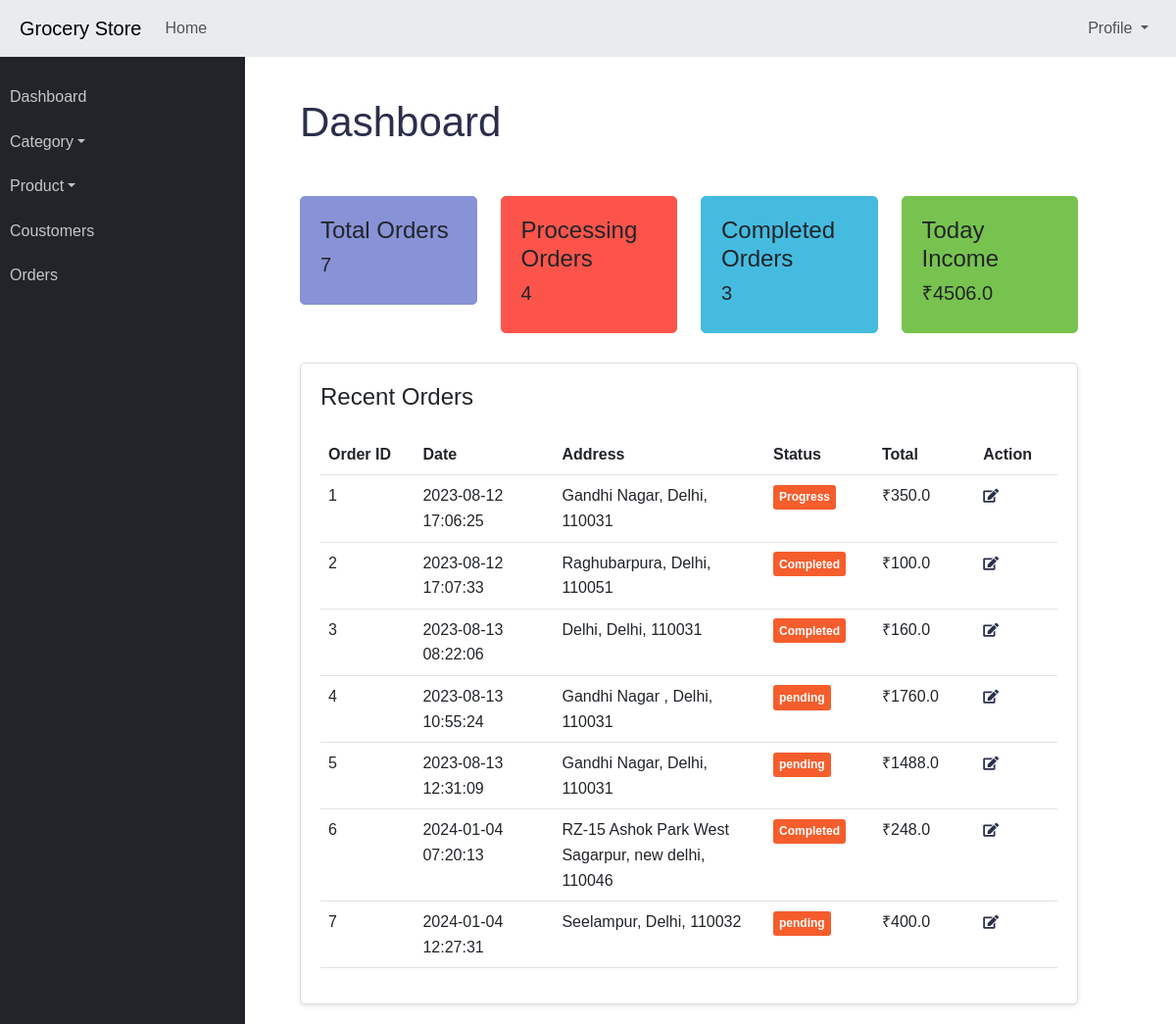
The page /admin (signed in) on the database its author committed.
### application/models.py (models this page shows)
class Order(db.Model):
    id = db.Column(db.Integer, primary_key=True)
    user_id = db.Column(db.Integer, db.ForeignKey('user.id'), nullable=False)
    bill_id = db.Column(db.Integer, db.ForeignKey('bill.id'), nullable=False)
    order_date = db.Column(db.DateTime, nullable=False, default=datetime.utcnow)
    total_amount = db.Column(db.Float, nullable=False)
    status = db.Column(db.String(100), nullable=False)
    bill = db.relationship('Bill', backref=db.backref('orders', lazy=True))
    user = db.relationship('User', backref=db.backref('orders', lazy=True))

class Bill(db.Model):
    __tablename__ = 'bill'
    id = db.Column(db.Integer, primary_key=True)
    fullname = db.Column(db.String(100), nullable=False)
    email = db.Column(db.String(100), nullable=False)
    phone = db.Column(db.Integer, nullable=False)
    address = db.Column(db.String(100), nullable=False)
    city = db.Column(db.String(100), nullable=False)
    zip = db.Column(db.Integer, nullable=False)
    payment_method = db.Column(db.String(100), nullable=False)
    user_id = db.Column(db.Integer, db.ForeignKey('user.id'), nullable=False)
    user = db.relationship('User', backref=db.backref('bills', lazy=True))

### application/controllers.py (the view)
@app.route('/admin')
@login_required
def admin():
    allorders = Order.query.all()
    total_amount = 0
    total_orders = 0
    completed_orders = 0
    for order in allorders:
        if order.status == 'Completed':
            completed_orders += 1
        total_orders += 1
        total_amount += order.total_amount
    rest_orders = total_orders - completed_orders
    return render_template('admin.html', allorders=allorders, total_amount=total_amount, total_orders=total_orders, completed_orders=completed_orders, rest_orders=rest_orders)

### templates/admin.html (shortened to what this page needs)
{% extends "admin_base.html" %}
{% block content %}
<div class="container-fluid">
    <h2 class="mt-30 page-title">Dashboard</h2>
    <div class="row">
        <div class="col-xl-3 col-md-6">
            <div class="dashboard-report-card purple">
                <div class="card-content">
                    <h4>Total Orders</h4>
                    <h5>{{total_orders}}</h5>
                </div>
            </div>
        </div>
        <div class="col-xl-3 col-md-6">
            <div class="dashboard-report-card red">
                <div class="card-content">
                    <h4>Processing Orders</h4>
                    <h5>{{rest_orders}}</h5>
                </div>
            </div>
        </div>
        <div class="col-xl-3 col-md-6">
            <div class="dashboard-report-card info">
                <div class="card-content">
                    <h4>Completed Orders</h4>
                    <h5>{{completed_orders}}</h5>
                </div>
            </div>
        </div>
        <div class="col-xl-3 col-md-6">
            <div class="dashboard-report-card success">
                <div class="card-content">
                    <h4>Today Income</h4>
                    <h5>₹{{total_amount}}</h5>
                </div>
            </div>
        </div>
        <div class="col-xl-12 col-md-12">
            <div class="card card-static-2 mb-30">
                <div class="card-title-2">
                    <h4>Recent Orders</h4>
                </div>
                <div class="card-body-table">
                    <div class="table-responsive">
                        <table class="table ucp-table table-hover">
                            <thead>
                                <tr>
                                    <th style="width:130px">Order ID</th>
                                    <th style="width:200px">Date</th>
                                    <th style="width:300px">Address</th>
                                    <th style="width:130px">Status</th>
                                    <th style="width:130px">Total</th>
                                    <th style="width:100px">Action</th>
                                </tr>
                            </thead>
                            <tbody>
                                {% for order in allorders %}
                                <tr>
                                    <td>{{order.id}}</td>
                                    <td>
                                        <span class="delivery-time">{{ order.order_date.strftime('%Y-%m-%d')}}</span><br>
                                        <span class="delivery-time">{{ order.order_date.strftime('%H:%M:%S') }}</span>
                                    </td>
                                    <td>{{ order.bill.address }}, {{order.bill.city}}, {{order.bill.zip}}</td>
                                    <td>
                                        <span class="badge-item badge-status">{{order.status}}</span>
                                    </td>
                                    <td>₹{{order.total_amount}}</td>
                                    <td class="action-btns">
                                        <a href="/admin/order/{{order.id}}" class="edit-btn"><i
                                                class="fas fa-edit"></i></a>
                                    </td>
                                </tr>
                                {% endfor %}
                            </tbody>
                        </table>
                    </div>
                </div>
            </div>
        </div>
    </div>
</div>
{% endblock %}

### static/css/admin-style.css (style rules this page uses)
body { font-family: Arial, sans-serif; line-height: 1.6; margin: 0; padding: 0; }
.container-fluid { width: 100%; padding-right: 15px; padding-left: 15px; margin-right: auto; margin-left: auto; padding-left: 1.5rem !important; padding-right: 1.5rem !important; }
.mt-30 { margin-top: 30px !important; }
h2 { color: #333; }
.card { border: 1px solid #ddd; border-radius: 5px; box-shadow: 0 2px 4px rgba(0, 0, 0, 0.1); padding: 20px; }
.card-title-2 { margin-bottom: 15px; }
.action-btns a { font-size: 14px; color: #2b2f4c; margin-right: 15px; }
a { text-decoration: none; background-color: transparent; }
.badge-status { color: #fff; background-color: #f55d2c; }
.badge-item { display: inline-block; padding: 0.55em 0.5em; font-size: 12px; font-weight: 600; line-height: 1; text-align: center; white-space: nowrap; vertical-align: baseline; border-radius: 3px; transition: color .15s ease-in-out, background-color .15s ease-in-out, border-color .15s ease-in-out, box-shadow .15s ease-in-out; }
.row { margin-top: 50px; }
.page-title { font-size: 42px; color: #2b2f4c; text-align: left; margin-bottom: 36px; }
.dashboard-report-card.purple { background-color: #8892d6; border-color: #8892d6; }
.dashboard-report-card.red { background-color: #fc544b; border-color: #fc544b; }
.dashboard-report-card.info { background-color: #45bbe0; border-color: #45bbe0; }
.dashboard-report-card.success { background-color: #78c350; border-color: #78c350; }
.dashboard-report-card { position: relative; margin-bottom: 30px; border: 1px solid #efefef; box-shadow: none; flex-direction: row; align-items: center; border-radius: 5px; padding: 20px; display: flex; justify-content: space-between; background: #fff; }

### rows shown on the page
Order: id "1", order_date "2023-08-12", order_date "17:06:25", bill.address "Gandhi Nagar", bill.city "Delhi", bill.zip "110031", status "Progress", total_amount "350.0"
Order: id "2", order_date "2023-08-12", order_date "17:07:33", bill.address "Raghubarpura", bill.city "Delhi", bill.zip "110051", status "Completed", total_amount "100.0"
Order: id "3", order_date "2023-08-13", order_date "08:22:06", bill.address "Delhi", bill.city "Delhi", bill.zip "110031", status "Completed", total_amount "160.0"
Order: id "4", order_date "2023-08-13", order_date "10:55:24", bill.address "Gandhi Nagar", bill.city "Delhi", bill.zip "110031", status "pending", total_amount "1760.0"
Order: id "5", order_date "2023-08-13", order_date "12:31:09", bill.address "Gandhi Nagar", bill.city "Delhi", bill.zip "110031", status "pending", total_amount "1488.0"
Order: id "6", order_date "2024-01-04", order_date "07:20:13", bill.address "RZ-15 Ashok Park West Sagarpur", bill.city "new delhi", bill.zip "110046", status "Completed", total_amount "248.0"
Order: id "7", order_date "2024-01-04", order_date "12:27:31", bill.address "Seelampur", bill.city "Delhi", bill.zip "110032", status "pending", total_amount "400.0"

### other values the page prints
{{ total_orders }} "7"
{{ rest_orders }} "4"
{{ completed_orders }} "3"
{{ total_amount }} "4506.0"
